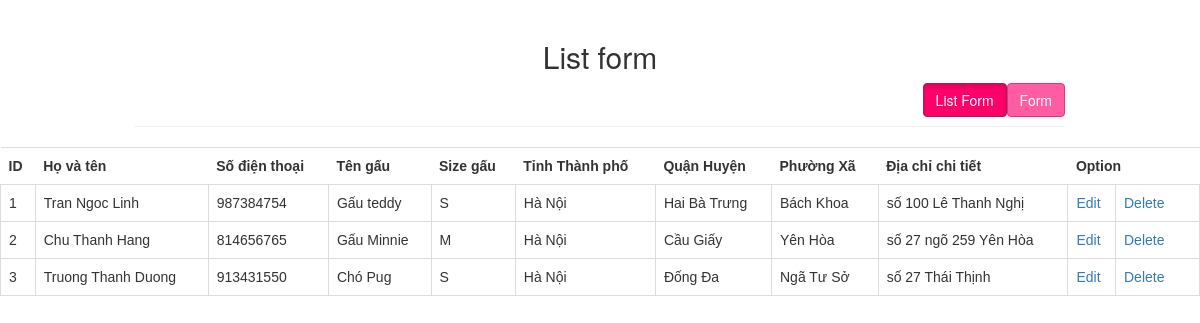
The app's page /list_form.php with its own data.
### tables this page shows
CREATE TABLE IF NOT EXISTS `form_gdgb` (
  `ThoigianTao` DATETIME DEFAULT CURRENT_TIMESTAMP,
  `FormId` int NOT NULL AUTO_INCREMENT, 
  `HovaTen` varchar(100) NOT NULL,
  `Sdt` int(20) NOT NULL,
  `TenGau` varchar(50) NOT NULL,
  `SizeGau` varchar(20) NOT NULL,
  `TenTinhTPh` varchar(30),
  `TenQuanHuyen` varchar(30),
  `TenPhuongXa` varchar(30),
  `DiaChiChiTiet` text,
  PRIMARY KEY (`FormId`)
);

### control.php (called while the page is built, shortened)
<?php
include('connect.php');
class data
{
    public function list_form()
	{
		global $conn;
		$sql="select * from form_gdgb";
		$run=mysqli_query($conn,$sql);
		$data=array();
		while($rows=mysqli_fetch_array($run))
		{$data[]=$rows;}
        return $data;
	}
}
?>

### list_form.php (the view, shortened to what this page needs)
<!DOCTYPE html>
<html>
<head>
    <link rel="stylesheet" href="css/style.css">
    <link rel="stylesheet" href="css/style1.css">
    <link rel="stylesheet" href="https://cdnjs.cloudflare.com/ajax/libs/font-awesome/4.7.0/css/font-awesome.min.css">
</head>
<body>
<?php
include ('control.php');
$get_data= new data;
$ls_data=$get_data->list_form();
?>
<div class="wrapper">
        <div class="container-fluid">
            <div class="row">
                <div class="col-md-12">
                    <div class="page-header clearfix">
                        <h2 class="text-center primary">List form</h2>
                        <a href="index.php" class="btn btn-primary pull-right">Form</a>
                        <a href="list_form.php" class="btn btn-primary pull-right active">List Form</a>
                    </div>
                </div>
            </div>
        </div>
    </div>
</body>
    <table class="table primary_table">
    <tr>
        <th>ID</th>
        <th>Họ và tên</th>
        <th>Số điện thoại</th>
        <th>Tên gấu</th>
        <th>Size gấu</th>
        <th>Tỉnh Thành phố</th>
        <th>Quận Huyện</th>
        <th>Phường Xã</th>
        <th>Địa chỉ chi tiết</th>
        <th colspan="2">Option</th>
    </tr>
    <?php
    foreach($ls_data as $se_form)
    {
        ?>
    <tr>
        <td><?php echo $se_form['FormId'];?></td>
        <td><?php echo $se_form['HovaTen'];?></td>
        <td><?php echo $se_form['Sdt'];?></td>
        <td><?php echo $se_form['TenGau'];?></td>
        <td><?php echo $se_form['SizeGau'];?></td>
        <td><?php echo $se_form['TenTinhTPh'];?></td>
        <td><?php echo $se_form['TenQuanHuyen'];?></td>
        <td><?php echo $se_form['TenPhuongXa'];?></td>
        <td><?php echo $se_form['DiaChiChiTiet'];?></td>
        <td><a href="edit_form.php?edit=<?php echo  $se_form['FormId'] ?>" >Edit</td>
        <td><a href="delete_form.php?del=<?php echo  $se_form['FormId'] ?>" >Delete</a></td>
    </tr>
    <?php } ?>
    </table>
</body>
</html>

### css/style1.css (style rules this page uses)
table { font-family: Arial, Helvetica, sans-serif; width: 100%; }
table td, #table th { border: 1px solid #ddd; padding: 8px; }
table th { padding-top: 12px; align-content: center; padding-bottom: 12px; }

### list_form.php (style rules this page uses)
.wrapper { width: 80%; margin: 0 auto; }
.page-header h2 { margin-top: 0; }
table tr td:last-child a { margin-right: 15px; }

### records on screen
form_gdgb: FormId "1", HovaTen "Tran Ngoc Linh", Sdt "987384754", TenGau "Gấu teddy", SizeGau "S", TenTinhTPh "Hà Nội", TenQuanHuyen "Hai Bà Trưng", TenPhuongXa "Bách Khoa", DiaChiChiTiet "số 100 Lê Thanh Nghị"
form_gdgb: FormId "2", HovaTen "Chu Thanh Hang", Sdt "814656765", TenGau "Gấu Minnie", SizeGau "M", TenTinhTPh "Hà Nội", TenQuanHuyen "Cầu Giấy", TenPhuongXa "Yên Hòa", DiaChiChiTiet "số 27 ngõ 259 Yên Hòa"
form_gdgb: FormId "3", HovaTen "Truong Thanh Duong", Sdt "913431550", TenGau "Chó Pug", SizeGau "S", TenTinhTPh "Hà Nội", TenQuanHuyen "Đống Đa", TenPhuongXa "Ngã Tư Sở", DiaChiChiTiet "số 27 Thái Thịnh"
